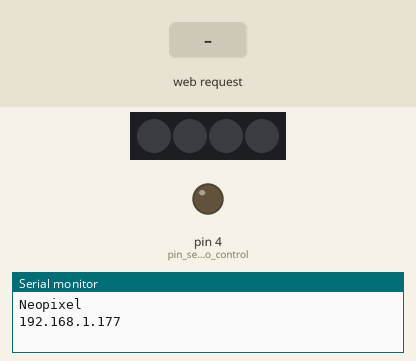
Recording of a sketch running on a simulated Arduino Uno, built with avr-gcc and run on an emulated ATmega328P. Parts: 4 RGB LEDs in strip order, left to right, output pins drawn as LEDs (lit = HIGH), the last lines printed to the serial monitor. The test bench sets the inputs (shaded band).

Above: at 1.2 s.
1.3 s: HTTP request GET /?color=white received
At 2.4 s:
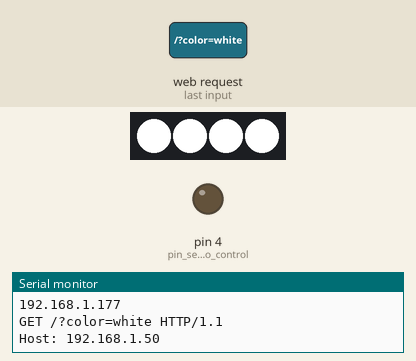
2.8 s: HTTP request GET /?color=blue received
At 3.5 s:
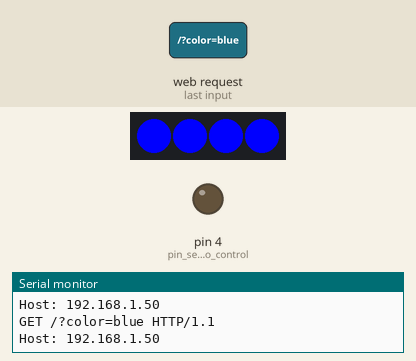
4.3 s: HTTP request GET /?color=OFF received
At 4.35 s:
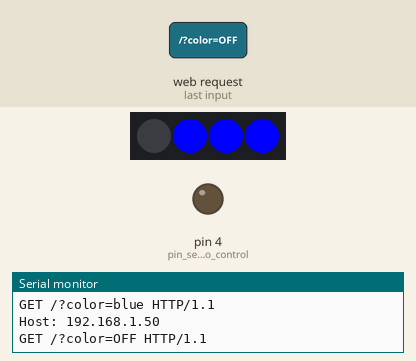
Timing chart, 0 to 7.3 s (numbered marks = the images above; inputs shaded):
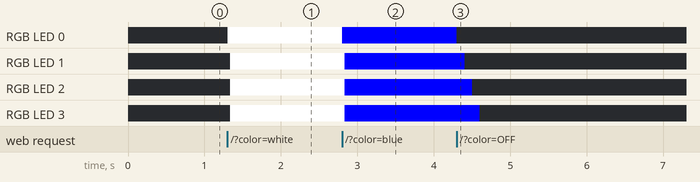

Measured:
- after the input at 1.3 s, RGB LED 0–3: off → RGB(255, 255, 255) at once
- after the input at 2.8 s, RGB LED 0–3: RGB(255, 255, 255) → RGB(0, 0, 255) at once
- after the input at 4.3 s, RGB LED 0: RGB(0, 0, 255) → off at once; RGB LED 1: RGB(0, 0, 255) → off after 0.10 s; RGB LED 2: RGB(0, 0, 255) → off after 0.20 s; RGB LED 3: RGB(0, 0, 255) → off after 0.30 s

The sketch:

WebServer_with_buttons.ino
```cpp
/*
  Web Server

 A simple web server that shows the value of the analog input pins.
 using an Arduino Wiznet Ethernet shield.

 Circuit:
 * Ethernet shield attached to pins 10, 11, 12, 13
 * Analog inputs attached to pins A0 through A5 (optional)

 created 18 Dec 2009
 by David A. Mellis
 modified 4 Sep 2010
 by Tom Igoe

 */

#include <SPI.h>
#include <Ethernet.h>
#include <Adafruit_NeoPixel.h>
#include <colorcodes.h>
#define NUM_LIGHTS 4 //Number off connected leds
#define PIN 6 //Pin 6 for Data

//int kleura=0;
//int kleurb=0;
//int kleurc=0;
//int color=0;
//int message=0;
//int thisChar=0;

Adafruit_NeoPixel strip = Adafruit_NeoPixel(NUM_LIGHTS, PIN, NEO_GRB + NEO_KHZ800);

// Enter a MAC address and IP address for your controller below.
// The IP address will be dependent on your local network:

byte mac[] = { 0xDE, 0xAD, 0xBE, 0xEF, 0xFE, 0xED }; //physical mac address
byte ip[] = { 192, 168, 1, 177 }; // ip in lan
byte gateway[] = { 192, 168, 1, 1 }; // internet access via router
byte subnet[] = { 255, 255, 255, 0 }; //subnet mask


// Initialize the Ethernet server library
// with the IP address and port you want to use
// (port 80 is default for HTTP):
EthernetServer server(80);
String readString;


void setup()
{

  pinMode(4, OUTPUT); //pin selected to control
  //start Ethernet
  Ethernet.begin(mac, ip, gateway, subnet);
  server.begin();

  //enable serial data print
  Serial.begin(9600);
  Serial.println("Neopixel"); // so I can keep track of what is loaded
  Serial.println(Ethernet.localIP());
  strip.begin();
  strip.show(); // Initialize all pixels to 'off'
}
void loop()
{
  // listen for incoming clients
  EthernetClient client = server.available();
  if (client) {
    // an http request ends with a blank line
    boolean currentLineIsBlank = true;
    String buffer = "";  //  Declare the buffer variable

    while (client.connected()) {
      if (client.available()) {
        char c = client.read();
        Serial.print(c);  //  Send every character read to serial port
        buffer+=c;        //  Assign to the buffer

        // if you've gotten to the end of the line (received a newline
        // character) and the line is blank, the http request has ended,
        // so you can send a reply
        if (c == '\n' && currentLineIsBlank) {
          // send a standard http response header
          client.println("HTTP/1.1 200 OK");
          client.println("Content-Type: text/html");
          client.println();

          client.println("<HTML>");
          client.println("<HEAD>");
          client.println("<TITLE>Arduino NeoPixel Controlpage</TITLE>");
          client.println("</HEAD>");
          client.println("<BODY>");
          client.println("<H1>Arduino NeoPixel Controlpage</H1>");

          client.println("<br />");

          // 2<-- Create a form
          client.print("<FORM action=\"http://192.168.1.177/\" >");
          client.print("<P> <INPUT type=\"radio\" name=\"color\" value=\"OFF\">OFF");
          client.print("<P> <INPUT type=\"radio\" name=\"color\" value=\"white\">White");
          client.print("<P> <INPUT type=\"radio\" name=\"color\" value=\"blue\">Blue");
          client.print("<P> <INPUT type=\"text\" name=\"speed\" value=\"10\">Speed");

          client.print("<P> <INPUT type=\"submit\" value=\"Submit\"> </FORM>");

          break;
        }
        if (c == '\n') {
          // you're starting a new line
          currentLineIsBlank = true;
          buffer="";       //  Clear the buffer at end of line
        } else if (c == '\r') {

          if(buffer.indexOf("GET /?color=OFF")>=0)
           colorSet(strip.Color(black), 100);

          if(buffer.indexOf("GET /?color=white")>=0)
            colorSet(strip.Color(white), 10);

          if(buffer.indexOf("GET /?color=blue")>=0)
            colorSet(strip.Color(blue), 10);

          }
        else {
          // you've gotten a character on the current line
          currentLineIsBlank = false;
        }
      }
    }
    // give the web browser time to receive the data
    delay(1);
    // close the connection:
    client.stop();
  }
}


// Fill the dots one after the other with a color
void colorSet(uint32_t c, uint8_t wait) {
  for(uint16_t i=0; i<strip.numPixels(); i++) {
      strip.setPixelColor(i, c);
      strip.show();
      delay(wait);
  }
}
```

colorcodes.h
```cpp
//define colors
#define black 0,0,0
#define blue  0,0,255
#define cyan 0,255,255
#define gray 128,128,128
#define green 0,128,0
#define lime 0,255,0
#define magenta 255,0,255
#define maroon 128,0,0
#define navy 0,0,128
#define olive 128,128,0
#define purple 128,0,128
#define red 255,0,0
#define silver 192,192,192
#define teal 0,128,128
#define white 255,255,255
#define yellow 255,255,0
#define oranje 255,165,0
```
